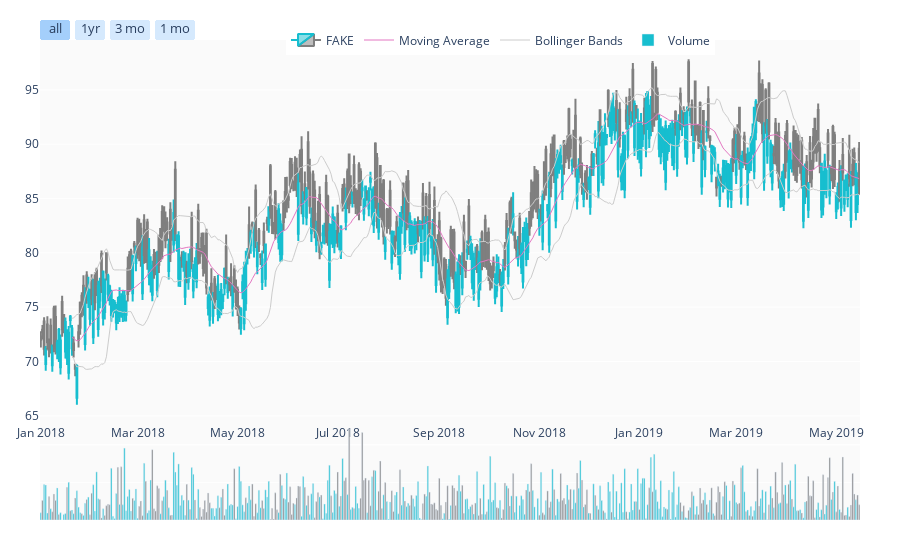

The notebook cell saved with this chart:
### Code cell
# show the figure

fig=go.Figure(data=data, layout=layout)
fig.update_layout({"xaxis": {"rangeslider": {"visible": False}}})
fig.show('jupyterlab')

### Figure 1 — Plotly figure (JSON) as saved in the notebook; plotly's stock layout.template omitted (floating-point values rounded to 4 significant figures; data arrays with more than 128 entries replaced by an {"elided": "..."} marker saying what was removed)
{"data": [{"close": {"elided": "500 float values"}, "decreasing": {"line": {"color": "#7F7F7F"}}, "high": {"elided": "500 float values"}, "increasing": {"line": {"color": "#17BECF"}}, "low": {"elided": "500 float values"}, "name": "FAKE", "open": {"elided": "500 float values"}, "type": "candlestick", "x": {"elided": "500 str values"}, "yaxis": "y"}, {"line": {"width": 1}, "marker": {"color": "#E377C2"}, "mode": "lines", "name": "Moving Average", "type": "scatter", "x": {"elided": "500 str values"}, "y": {"elided": "500 float values"}, "yaxis": "y"}, {"hoverinfo": "none", "legendgroup": "Bollinger Bands", "line": {"width": 1}, "marker": {"color": "#ccc"}, "mode": "lines", "name": "Bollinger Bands", "type": "scatter", "x": {"elided": "500 str values"}, "y": {"elided": "500 float values"}, "yaxis": "y"}, {"hoverinfo": "none", "legendgroup": "Bollinger Bands", "line": {"width": 1}, "marker": {"color": "#ccc"}, "mode": "lines", "name": "Bollinger Bands", "showlegend": false, "type": "scatter", "x": {"elided": "500 str values"}, "y": {"elided": "500 float values"}, "yaxis": "y"}, {"marker": {"color": {"elided": "500 str values"}}, "name": "Volume", "type": "bar", "x": {"elided": "500 str values"}, "y": {"elided": "500 int values"}, "yaxis": "y2"}], "layout": {"autosize": true, "legend": {"orientation": "h", "x": 0.3, "y": 1, "yanchor": "middle"}, "margin": {"b": 40, "l": 40, "r": 40, "t": 40}, "plot_bgcolor": "rgb(250, 250, 250)", "xaxis": {"autorange": true, "range": ["2017-12-31 12:00", "2019-05-15 12:00"], "rangeselector": {"bgcolor": "rgba(150, 200, 250, 0.4)", "buttons": [{"step": "all"}, {"count": 1, "label": "1yr", "step": "year", "stepmode": "backward"}, {"count": 3, "label": "3 mo", "step": "month", "stepmode": "backward"}, {"count": 1, "label": "1 mo", "step": "month", "stepmode": "backward"}], "font": {"size": 13}, "visible": true, "x": 0, "y": 1}, "rangeslider": {"visible": false, "yaxis": {}, "yaxis2": {}}, "type": "date"}, "yaxis": {"autorange": true, "domain": [0.2, 1], "range": [64.25, 99.6], "type": "linear"}, "yaxis2": {"autorange": true, "domain": [0, 0.2], "range": [0, 2551000.0], "showticklabels": false, "type": "linear"}}}
